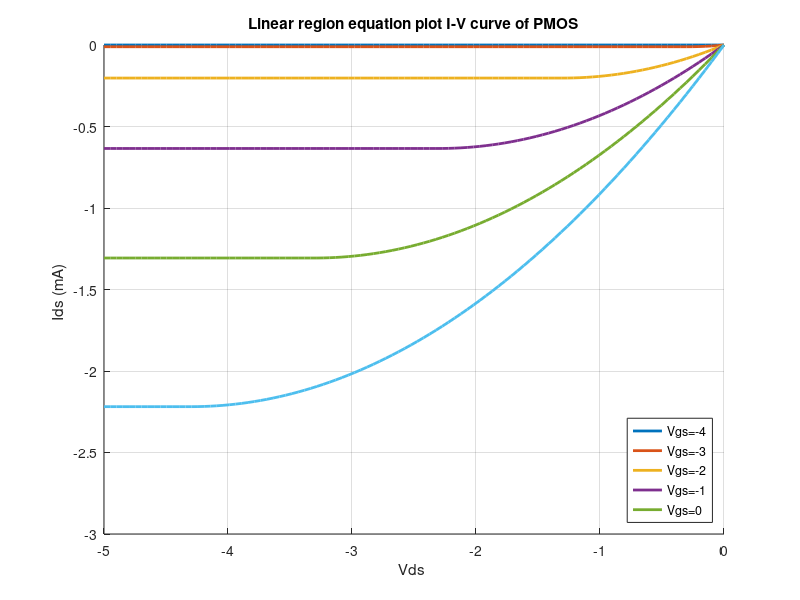

Source code (MATLAB):
clear all;
clc;
beta=0.000240;
Vt2=-0.7;
Vds2=linspace(0,-5,100);
Vgs2=linspace(0,-5,6);
for j=1:length(Vgs2)
    for i=1:length(Vds2)
        if Vgs2(j)>Vt2
            Ids2(i)=0;
        elseif (Vgs2(j)<Vt2 & Vds2(i)>=(Vgs2(j)-Vt2))
            Ids2(i)=(-beta*(Vgs2(j)-Vt2-Vds2(i)/2))*Vds2(i);
        elseif ((Vgs2(j)<Vt2) & Vds2(i)<(Vgs2(j)-Vt2))
            Ids2(i)=(-0.5*beta)*((Vgs2(j)-Vt2)^2);
        end
    end
    hold on;
    plot(Vds2,Ids2(1:100)*1000,'LineWidth',2);
end
title('Linear region equation plot I-V curve of PMOS');
xlabel('Vds ');
ylabel('Ids (mA) ');
ylim([-3,0]);
legend('Vgs=-4','Vgs=-3','Vgs=-2','Vgs=-1','Vgs=0','Location','southeast');
grid on;